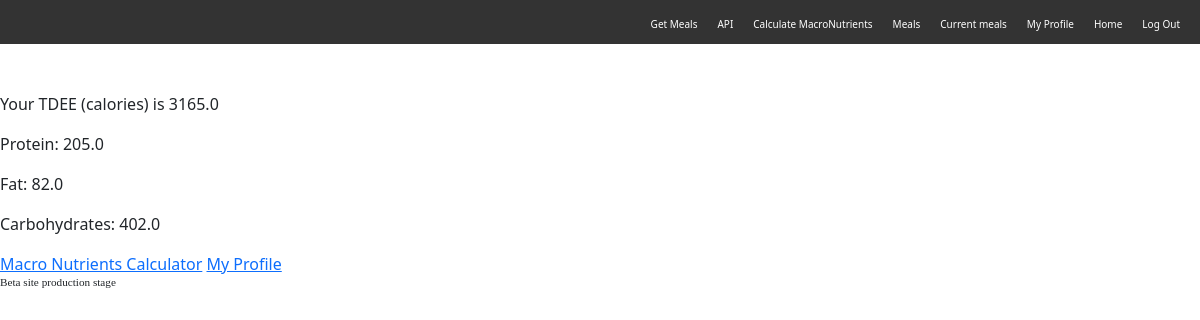
Screenshot of /macro_results/ (signed in) with the database file from the repository.
### Kaizen/models.py (models this page shows)
class BMR(models.Model):
    SEX_CHOICES = [('Male','Male'),('Female','Female')]
    ACTIVITY_CHOICES = [(1.2,'Sedentary'), (1.375, 'Light Activity'),(1.55, 'Moderate Activity'), (1.725,'Very Active'),(1.90,'Super Activity')]
    GOAL_CHOICES = [("Muscle Gain", 'Muscle Gain'), ("Maintenace", "Maintenance"), ("Fat Loss", "Fat Loss")]
    user = models.ForeignKey(User, on_delete=models.SET_NULL, null=True, blank=True)
    age = models.IntegerField()
    feet = models.IntegerField()
    inches = models.IntegerField()
    weight = models.IntegerField()
    sex = models.CharField(max_length=6,choices=SEX_CHOICES)
    activity_level = models.FloatField(choices=ACTIVITY_CHOICES)
    goal = models.CharField(max_length=11,choices=GOAL_CHOICES)
    tdee = models.FloatField(null=True, blank=True)
    protein = models.FloatField(null=True, blank=True)
    fat = models.FloatField(null=True, blank=True)
    carb = models.FloatField(null=True, blank=True)
    save_to_profile = models.BooleanField(default=False)

### Kaizen/views.py (the view, shortened to what this page needs)
# urls.py: path('macro_results/',views.macro_results,name='macro_results'),
@login_required(login_url='/login')
def macro_results(request):
    user_bmr = BMR.objects.filter(user=request.user).order_by('-id').first()
    if user_bmr:
        user_bmr_data = {
            'tdee': user_bmr.tdee,
            'protein': user_bmr.protein,
            'carb': user_bmr.carb,
            'fat': user_bmr.fat
        }
    return render(request, 'macro_results.html', {'user_bmr_data': user_bmr_data})

### templates/macro_results.html
{% extends 'base.html' %}
{% block content %}
<div class="macro-results">
        <div class="mt-5">
            <p class="text">Your TDEE (calories) is {{ user_bmr_data.tdee }}</p>
            <p class="text">Protein: {{ user_bmr_data.protein }}</p>
            <p class="text">Fat: {{ user_bmr_data.fat }}</p>
            <p class="text">Carbohydrates: {{ user_bmr_data.carb }}</p>
        </div>
</div>
<div class="return-to-page">
    <a href = " {% url 'macro' %}">Macro Nutrients Calculator</a>
    <a href = " {% url 'profile' %}">My Profile</a>
</div>
{% endblock %}

### rows the page displays
BMR: tdee "3165.0", protein "205.0", fat "82.0", carb "402.0"
